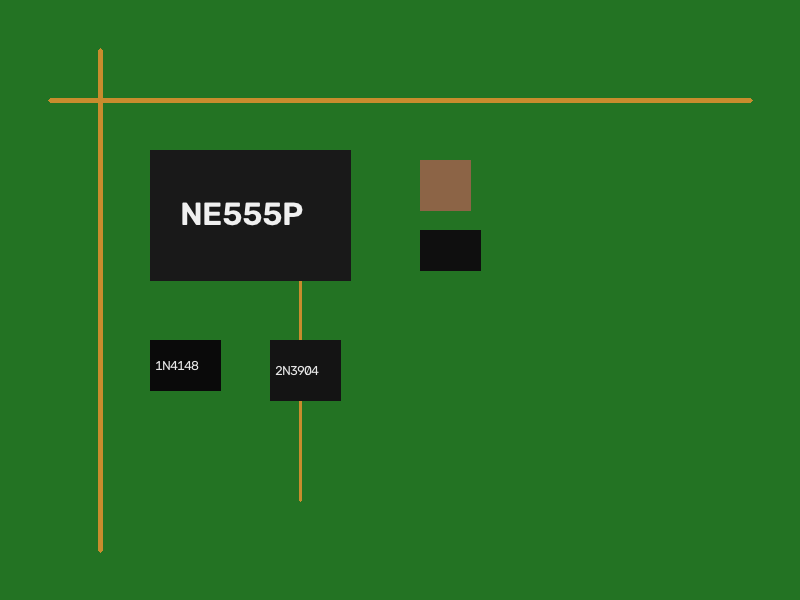
#> input picture pcb2bom/data/sample_images/board_sample1.png, 800 x 600 px
$ python -i trace_extractor.py   (imports and definitions only)
#> lines starting #> are read from the running program, lines starting #| are printed output that depends on the picture; after the words box and inside, x2 and y2 are one past the last pixel; in counts of white or black regions, pixels touching at a corner belong together
"""OpenCV copper trace extractor.

Uses color segmentation in HSV and LAB color space to isolate copper-colored
regions, then skeletonizes the mask and runs a BFS to extract individual
conductive paths as :class:`~pcb2bom.core.pipeline.Trace` objects.
"""

from __future__ import annotations

import logging
import uuid
from collections import deque
from pathlib import Path
from typing import Any

import numpy as np

from pcb2bom.core.pipeline import Trace

logger = logging.getLogger(__name__)

# ---------------------------------------------------------------------------
# Copper color ranges
# ---------------------------------------------------------------------------
# HSV ranges for bare copper (orange/brown tones) and gold-plated (yellow)
_HSV_COPPER_RANGES: list[tuple[tuple[int, int, int], tuple[int, int, int]]] = [
    ((5, 60, 60), (25, 255, 255)),   # orange-copper
    ((20, 50, 100), (40, 255, 255)),  # golden/HASL
]

# LAB range for copper tones (provides better illumination invariance)
_LAB_COPPER_L = (30, 200)  # lightness
_LAB_COPPER_A = (120, 145)  # slightly red-shifted
_LAB_COPPER_B = (130, 175)  # yellow-shifted


def extract_traces(image_path: str | Path) -> dict[str, Any]:
    """Extract copper traces from an image file.

    Parameters
    ----------
    image_path:
        Path to the PCB image.

    Returns
    -------
    Dict with keys ``"traces"`` (list of dicts) and ``"count"`` (int).
    """
    try:
        import cv2  # type: ignore[import]
    except ImportError as exc:
        raise ImportError(
            "OpenCV is required for trace extraction.\n"
            "Install it with:  pip install opencv-python\n"
            f"Original error: {exc}"
        ) from exc

    path = Path(image_path)
    if not path.exists():
        raise FileNotFoundError(f"Image not found: {path}")

    img = cv2.imread(str(path))
#> img is the input picture: shape (600, 800, 3); mean B, G, R 35.1, 108.9, 37.6
    if img is None:
        raise ValueError(f"Could not decode image: {path}")

    traces = extract_traces_from_image(img)
    return {
        "count": len(traces),
        "traces": [
            {
                "id": t.id,
                "points": t.points,
                "width_px": t.width_px,
                "from_component": t.from_component,
                "to_component": t.to_component,
            }
            for t in traces
        ],
    }


def extract_traces_from_image(img: np.ndarray) -> list[Trace]:
    """Extract copper traces from a BGR numpy image array.

    Pipeline:
    1. Color segment in both HSV and LAB to build a copper mask.
    2. Morphological clean-up (open + close).
    3. Skeletonize to 1-pixel-wide paths.
    4. BFS on the skeleton to enumerate connected paths.

    Parameters
    ----------
    img:
        BGR image as returned by ``cv2.imread``.

    Returns
    -------
    List of :class:`~pcb2bom.core.pipeline.Trace` objects.
    """
    try:
        import cv2  # type: ignore[import]
    except ImportError as exc:
        raise ImportError(
            "OpenCV is required for trace extraction.\n"
            "Install it with:  pip install opencv-python\n"
            f"Original error: {exc}"
        ) from exc

    if img is None or img.size == 0:
        logger.warning("extract_traces_from_image: empty image")
        return []

    # Step 1: Build copper mask from HSV + LAB
    mask = _copper_mask(img)

    # Step 2: Morphological clean-up
    kernel = cv2.getStructuringElement(cv2.MORPH_ELLIPSE, (3, 3))
    mask = cv2.morphologyEx(mask, cv2.MORPH_OPEN, kernel, iterations=1)
    mask = cv2.morphologyEx(mask, cv2.MORPH_CLOSE, kernel, iterations=2)

    if cv2.countNonZero(mask) == 0:
        logger.debug("No copper regions found after masking")
        return []

    # Step 3: Skeletonize
    skeleton = _skeletonize(mask)

    # Step 4: BFS to collect paths
    traces = _bfs_paths(skeleton, img)
    logger.debug("Extracted %d trace path(s)", len(traces))
    return traces


# ---------------------------------------------------------------------------
# Internal helpers
# ---------------------------------------------------------------------------

def _copper_mask(img: np.ndarray) -> np.ndarray:
    """Return a binary mask of copper-colored pixels."""
    import cv2  # type: ignore[import]

    hsv = cv2.cvtColor(img, cv2.COLOR_BGR2HSV)
#> hsv: shape (600, 800, 3); mean H, S, V 54.6, 163.5, 110
    lab = cv2.cvtColor(img, cv2.COLOR_BGR2LAB)
#> lab: shape (600, 800, 3); mean of channels 0, 1, 2 102.8, 91.2, 161.4

    mask = np.zeros(img.shape[:2], dtype=np.uint8)

    # HSV-based ranges
    for lo, hi in _HSV_COPPER_RANGES:
        lo_arr = np.array(lo, dtype=np.uint8)
        hi_arr = np.array(hi, dtype=np.uint8)
        mask = cv2.bitwise_or(mask, cv2.inRange(hsv, lo_arr, hi_arr))  # type: ignore[assignment]
#> this loop made 2 passes
#> pass 1, in _copper_mask, `mask = cv2.bitwise_or(mask, cv2.inRange(hsv, lo_arr, hi_arr))`:
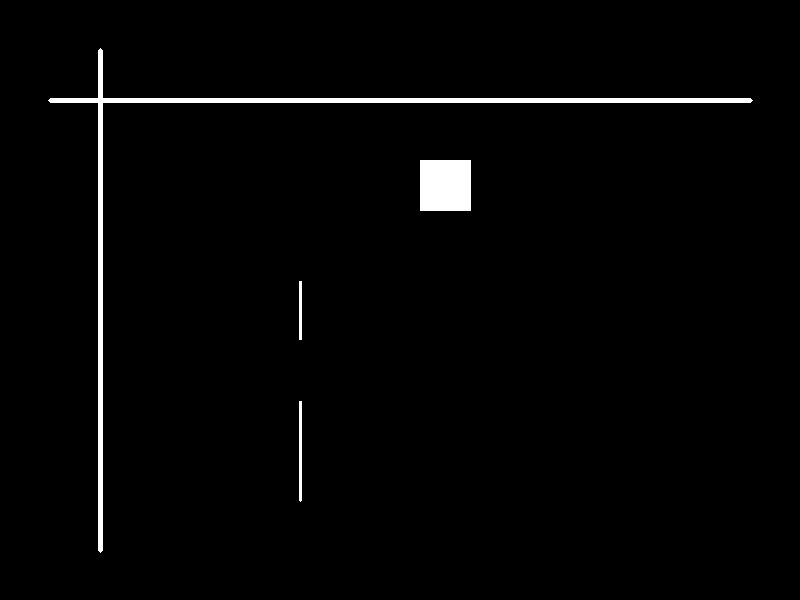
#> mask: shape (600, 800); 1.9% white; 4 white regions, box (x1, y1, x2, y2) and area: (48, 48, 753, 553) 6001, (420, 160, 471, 211) 2601, (299, 401, 302, 502) 301, (299, 281, 302, 340) 177

    # LAB-based range (combined channel thresholds)
    l_ch, a_ch, b_ch = cv2.split(lab)
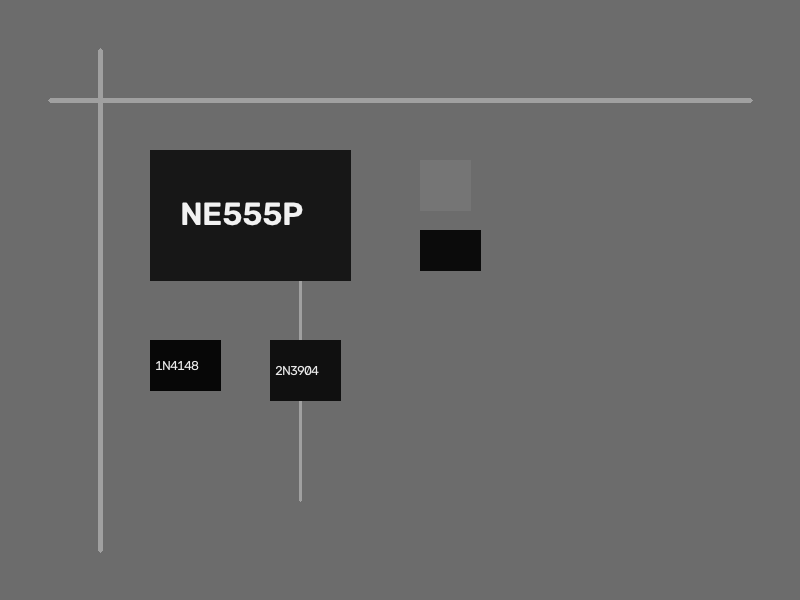
#> l_ch: shape (600, 800); min 7, max 242, mean 102.8
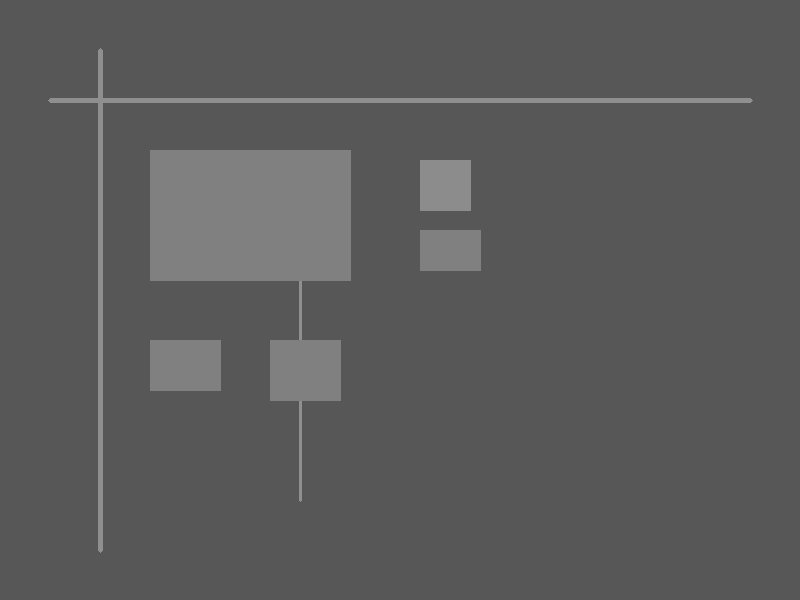
#> a_ch: shape (600, 800); min 87, max 143, mean 91.2
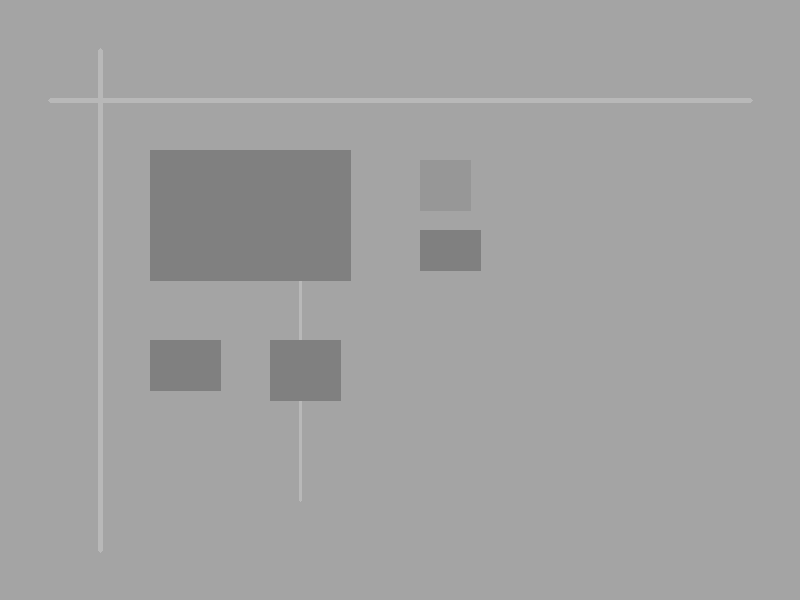
#> b_ch: shape (600, 800); min 128, max 184, mean 161.4
    lab_mask = (
        (l_ch >= _LAB_COPPER_L[0]) & (l_ch <= _LAB_COPPER_L[1])
        & (a_ch >= _LAB_COPPER_A[0]) & (a_ch <= _LAB_COPPER_A[1])
        & (b_ch >= _LAB_COPPER_B[0]) & (b_ch <= _LAB_COPPER_B[1])
    ).astype(np.uint8) * 255
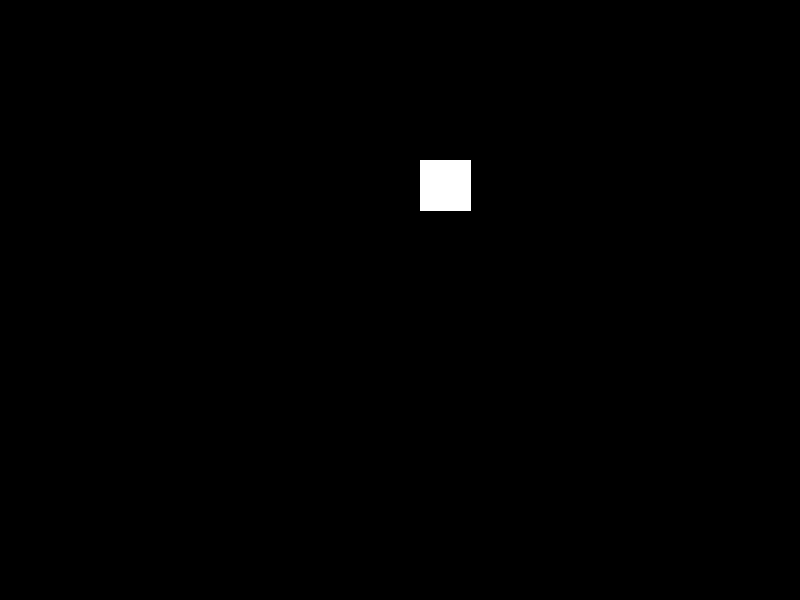
#> lab_mask: shape (600, 800); 0.54% white; 1 white region, box (x1, y1, x2, y2) and area: (420, 160, 471, 211) 2601
#> in extract_traces_from_image, `mask = cv2.morphologyEx(mask, cv2.MORPH_OPEN, kernel, iterations=1)`: mask: shape (600, 800); 1.9% white; 4 white regions, box (x1, y1, x2, y2) and area: (48, 48, 753, 553) 6001, (420, 160, 471, 211) 2597, (299, 401, 302, 502) 299, (299, 281, 302, 340) 173

    mask = cv2.bitwise_or(mask, lab_mask)  # type: ignore[assignment]
    return mask


def _skeletonize(mask: np.ndarray) -> np.ndarray:
    """Reduce binary mask to a 1-pixel-wide skeleton.

    Uses iterative thinning (Zhang-Suen-style) via repeated erosion if
    ``skimage`` is available, otherwise falls back to a manual morphological
    thinning loop.
    """
    try:
        from skimage.morphology import skeletonize as sk_skeletonize  # type: ignore[import]
        binary = mask > 0
        skel = sk_skeletonize(binary).astype(np.uint8) * 255
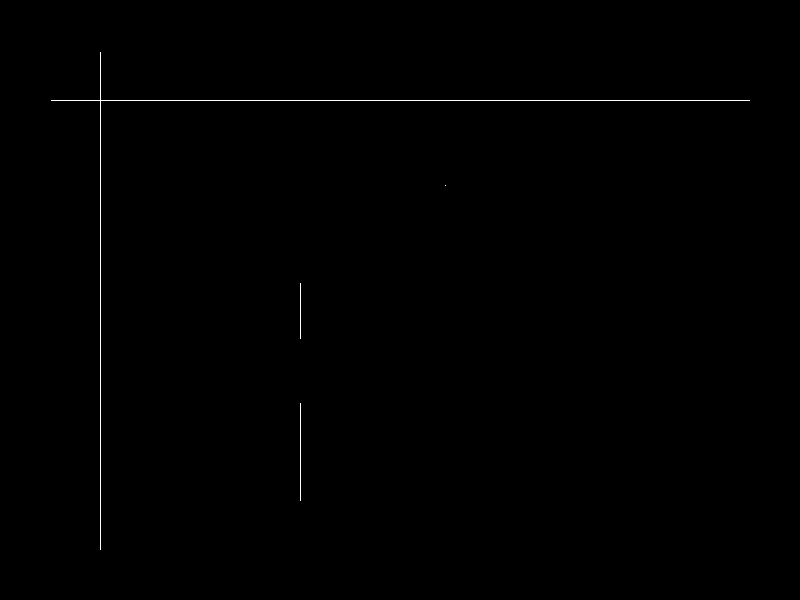
#> skel: shape (600, 800); 0.28% white in thin lines or dots, all inside (x1, y1, x2, y2) = (51, 52, 750, 550)
        return skel
    except ImportError:
        pass

    # Fallback: morphological thinning
    import cv2  # type: ignore[import]

    skel = np.zeros_like(mask)
    element = cv2.getStructuringElement(cv2.MORPH_CROSS, (3, 3))
    temp = mask.copy()
    for _ in range(100):  # max iterations
        eroded = cv2.erode(temp, element)
        dilated = cv2.dilate(eroded, element)
        diff = cv2.subtract(temp, dilated)
        skel = cv2.bitwise_or(skel, diff)
        temp = eroded.copy()
        if cv2.countNonZero(temp) == 0:
            break
    return skel


def _bfs_paths(skeleton: np.ndarray, img: np.ndarray) -> list[Trace]:
    """BFS over skeleton pixels to extract connected trace paths.

    Each connected component of the skeleton becomes one Trace.  The points
    list records every pixel in BFS order.  Trace width is estimated from
    the distance transform of the original mask.
    """
    import cv2  # type: ignore[import]

    # Distance transform for width estimation (approximate)
    _, mask_bin = cv2.threshold(skeleton, 0, 255, cv2.THRESH_BINARY)
    dist = cv2.distanceTransform(mask_bin, cv2.DIST_L2, 3)

    h, w = skeleton.shape
#> h = 600; w = 800
    visited = np.zeros((h, w), dtype=bool)
    traces: list[Trace] = []

    # 8-connectivity neighbours
    _neighbours = [(-1, -1), (-1, 0), (-1, 1), (0, -1), (0, 1), (1, -1), (1, 0), (1, 1)]

    for start_y in range(h):
        for start_x in range(w):
            if skeleton[start_y, start_x] == 0 or visited[start_y, start_x]:
                continue

            # BFS from this seed pixel
            points: list[tuple[int, int]] = []
            widths: list[float] = []
            queue: deque[tuple[int, int]] = deque()
            queue.append((start_y, start_x))
            visited[start_y, start_x] = True

            while queue:
                cy, cx = queue.popleft()
                points.append((cx, cy))  # store as (x, y)
                widths.append(float(dist[cy, cx]) * 2.0)  # radius → diameter

                for dy, dx in _neighbours:
                    ny, nx = cy + dy, cx + dx
                    if 0 <= ny < h and 0 <= nx < w:
                        if skeleton[ny, nx] > 0 and not visited[ny, nx]:
                            visited[ny, nx] = True
                            queue.append((ny, nx))

            # Only keep traces with at least 5 pixels (filter noise)
            if len(points) < 5:
                continue

            avg_width = float(np.mean(widths)) if widths else 0.0
            traces.append(
                Trace(
                    id=f"T{uuid.uuid4().hex[:8]}",
                    points=points,
                    width_px=round(avg_width, 2),
                )
            )
#> after the loop, points = 98 pairs, first value 300 to 300, second value 403 to 500; traces = 3 items; widths = 98 values from 1.91 to 1.91

    return traces

>>> result = extract_traces('../../../pcb2bom/data/sample_images/board_sample1.png')
#> in extract_traces_from_image, `traces = _bfs_paths(skeleton, img)`: traces = 3 items
#> result = 2 items

$ run again, on pcb2bom/data/sample_images/board_sample2.png
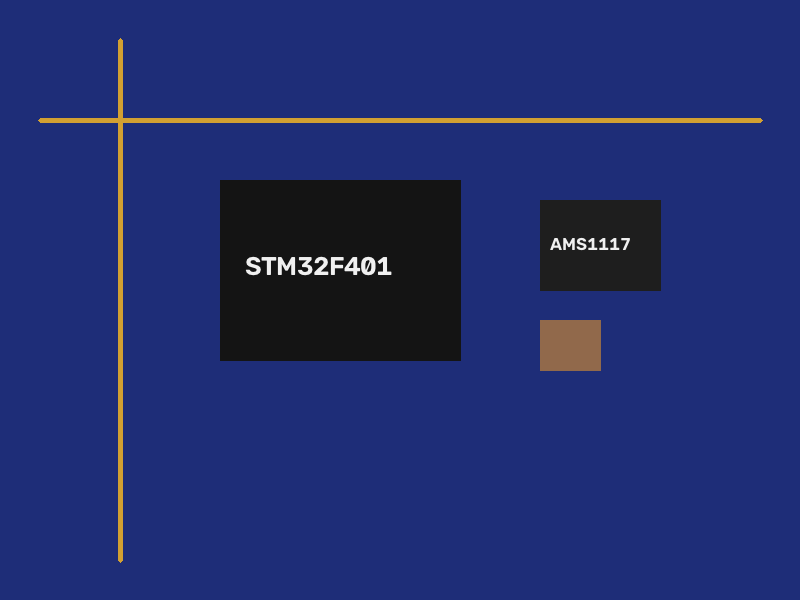
#> input picture pcb2bom/data/sample_images/board_sample2.png, 800 x 600 px
#> in extract_traces, img is the input picture: shape (600, 800, 3); mean B, G, R 108.5, 45.1, 33
#> hsv: shape (600, 800, 3); mean H, S, V 100, 168.9, 111
#> lab: shape (600, 800, 3); mean of channels 0, 1, 2 54.5, 146.4, 89.9
#> the loop in _copper_mask, `for lo, hi in _HSV_COPPER_RANGES:` made 2 passes
#> pass 1, in _copper_mask, `mask = cv2.bitwise_or(mask, cv2.inRange(hsv, lo_arr, hi_arr))`:
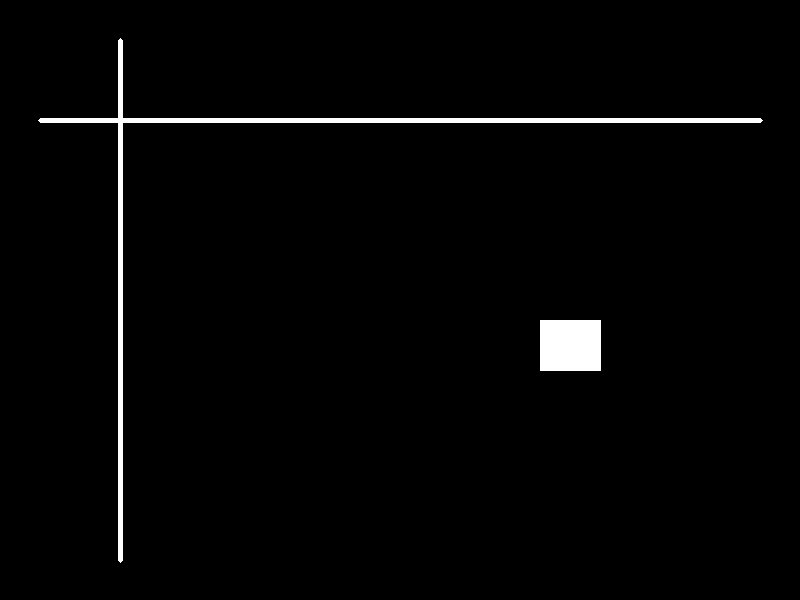
#> mask: shape (600, 800); 1.9% white; 2 white regions, box (x1, y1, x2, y2) and area: (38, 38, 763, 563) 6201, (540, 320, 601, 371) 3111
#> lab_mask: shape (600, 800); 0.65% white; 1 white region, box (x1, y1, x2, y2) and area: (540, 320, 601, 371) 3111
#> binary: shape (600, 800) bool; 1.9% white; 2 white regions, box (x1, y1, x2, y2) and area: (38, 38, 763, 563) 6213, (540, 320, 601, 371) 3107
#> in _skeletonize, `skel = sk_skeletonize(binary).astype(np.uint8) * 255`:
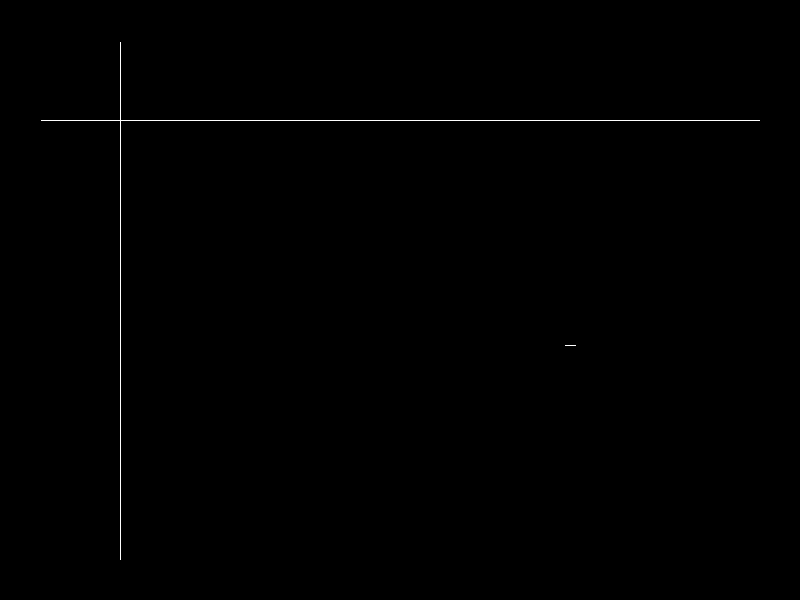
#> skel: shape (600, 800); 0.26% white in thin lines or dots, all inside (x1, y1, x2, y2) = (41, 42, 760, 560)
#> after the loop in _bfs_paths, `for start_y in range(h):`: points = [(565, 345), (566, 345), (567, 345), (568, 345), (569, 345), (570, 345), (571, 345), (572, 345), (573, 345), (574, 345), (575, 345)]; traces = 2 items; widths = [1.91, 1.91, 1.91, 1.91, 1.91, 1.91, 1.91, 1.91, 1.91, 1.91, 1.91]
#> in extract_traces_from_image, `traces = _bfs_paths(skeleton, img)`: traces = 2 items
